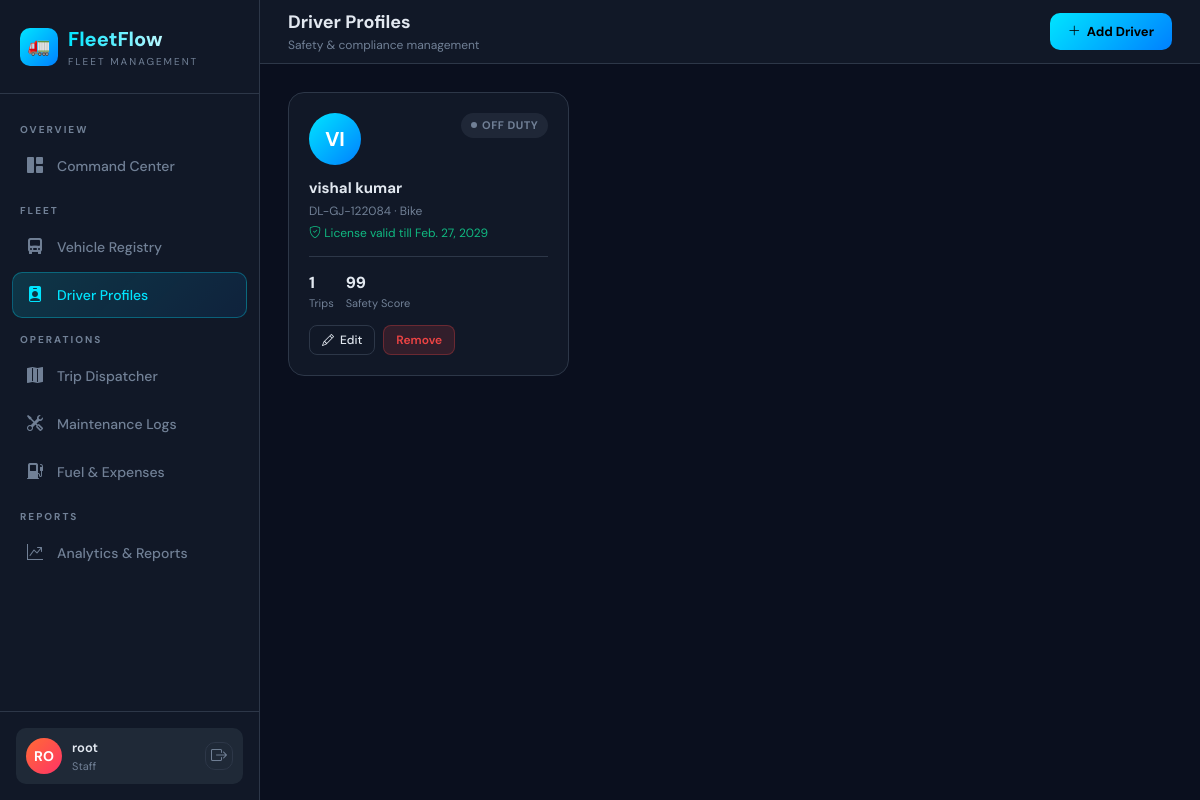
The app's page /drivers/ (signed in) with its own data.
### drivers/models.py (models this page shows, shortened)
class Driver(models.Model):
    STATUS = [
        ('on_duty', 'On Duty'),
        ('off_duty', 'Off Duty'),
        ('suspended', 'Suspended'),
    ]
    LICENSE_CAT = [
        ('truck', 'Truck'),
        ('van', 'Van'),
        ('bike', 'Bike'),
    ]
    name = models.CharField(max_length=100)
    phone = models.CharField(max_length=15)
    license_number = models.CharField(max_length=50, unique=True)
    license_expiry = models.DateField()
    license_category = models.CharField(max_length=10, choices=LICENSE_CAT)
    safety_score = models.FloatField(default=100.0)
    status = models.CharField(max_length=20, choices=STATUS, default='off_duty')
    created_at = models.DateTimeField(auto_now_add=True)
    def is_license_valid(self):
        return self.license_expiry >= date.today()

### drivers/views.py (the view)
# urls.py: path('', views.driver_list, name='driver_list'),
@login_required
def driver_list(request):
    group = get_group(request.user)
    if group not in ['Manager', 'Safety Officer']:
        messages.error(request, 'Access Denied!')
        return redirect_user(group)
    drivers = Driver.objects.all()
    expired_drivers = Driver.objects.filter(
        license_expiry__lt=datetime.date.today()
    )
    return render(request, 'drivers/driver_list.html', {
        'drivers': drivers,
        'expired_drivers': expired_drivers,
    })

### drivers/views.py (called while the page is built)
def get_group(user):
    if user.is_superuser:
        return 'Manager'
    group = user.groups.first()
    return group.name if group else ''

### templates/drivers/driver_list.html (shortened to what this page needs)
{% extends 'base.html' %}
{% block topbar %}
<div class="topbar">
  <div>
    <div class="page-title">Driver Profiles</div>
    <div class="page-subtitle">Safety & compliance management</div>
  </div>
  <div class="topbar-actions">
    <a href="{% url 'driver_add' %}" class="btn-primary-ff">
      <i class="bi bi-plus-lg"></i> Add Driver
    </a>
  </div>
</div>
{% endblock %}
{% block content %}
<div class="grid-3">
  {% for d in drivers %}
  <div class="driver-card fade-up">
    <div style="display:flex;justify-content:space-between;align-items:flex-start">
      <div class="driver-avatar" style="background:linear-gradient(135deg,#00E5FF,#0080FF)">
        {{ d.name|slice:":2"|upper }}
      </div>
      <span class="pill pill-{% if d.status == 'on_duty' %}success{% elif d.status == 'suspended' %}danger{% else %}secondary{% endif %}">
        <span class="pill-dot"></span>{{ d.get_status_display }}
      </span>
    </div>
    <div class="driver-name">{{ d.name }}</div>
    <div class="driver-meta">{{ d.license_number }} · {{ d.get_license_category_display }}</div>
    <div class="driver-meta" style="margin-top:4px;color:{% if d.is_license_valid %}var(--success){% else %}var(--danger){% endif %}">
      <i class="bi bi-shield-{% if d.is_license_valid %}check{% else %}x{% endif %}"></i>
      License {% if d.is_license_valid %}valid till{% else %}EXPIRED on{% endif %} {{ d.license_expiry }}
    </div>
    <div class="driver-stats">
      <div class="driver-stat">
        <span>{{ d.trip_set.filter.count|default:"0" }}</span>Trips
      </div>
      <div class="driver-stat">
        <span>{{ d.safety_score|floatformat:0 }}</span>Safety Score
      </div>
    </div>
    <div style="display:flex;gap:8px;margin-top:14px">
      <a href="{% url 'driver_edit' d.pk %}" class="btn-outline-ff btn-sm-ff">
        <i class="bi bi-pencil"></i> Edit
      </a>
      <a href="{% url 'driver_delete' d.pk %}" class="btn-danger-ff">Remove</a>
    </div>
  </div>
  {% empty %}
  <div style="grid-column:1/-1;text-align:center;padding:60px;color:var(--text-muted)">
    <i class="bi bi-person-badge" style="font-size:48px;display:block;margin-bottom:12px"></i>
    No drivers found. <a href="{% url 'driver_add' %}" style="color:var(--accent)">Add one!</a>
  </div>
  {% endfor %}
</div>
{% endblock %}

### templates/base.html (shortened to what this page needs)
{% load static %}
<!DOCTYPE html>
<html lang="en">
<head>
<link href="https://cdnjs.cloudflare.com/ajax/libs/bootstrap/5.3.2/css/bootstrap.min.css" rel="stylesheet">
<link href="https://cdnjs.cloudflare.com/ajax/libs/bootstrap-icons/1.11.3/font/bootstrap-icons.min.css" rel="stylesheet">
<link rel="stylesheet" href="{% static 'css/main.css' %}">
</head>
<body>
<div style="display:flex">
  <div class="sidebar">
    <div class="sidebar-brand">
      <div class="brand-logo">
        <div class="brand-icon">🚛</div>
        <div>
          <div class="brand-name">FleetFlow</div>
          <div class="brand-tag">Fleet Management</div>
        </div>
      </div>
    </div>
    <nav class="sidebar-nav">
      {% if request.user.is_superuser or request.user.groups.first.name == 'Manager' %}
      <div class="nav-section">Overview</div>
      <a class="nav-item {% if request.resolver_match.url_name == 'dashboard' %}active{% endif %}" href="{% url 'dashboard' %}">
        <i class="bi bi-grid-1x2-fill"></i> Command Center
      </a>
      {% endif %}
      {% if request.user.is_superuser or request.user.groups.first.name == 'Manager' or request.user.groups.first.name == 'Dispatcher' or request.user.groups.first.name == 'Safety Officer' %}
      <div class="nav-section">Fleet</div>
      {% endif %}
      {% if request.user.is_superuser or request.user.groups.first.name == 'Manager' or request.user.groups.first.name == 'Dispatcher' %}
      <a class="nav-item {% if 'vehicle' in request.path %}active{% endif %}" href="{% url 'vehicle_list' %}">
        <i class="bi bi-truck-front-fill"></i> Vehicle Registry
      </a>
      {% endif %}
      {% if request.user.is_superuser or request.user.groups.first.name == 'Manager' or request.user.groups.first.name == 'Safety Officer' %}
      <a class="nav-item {% if 'driver' in request.path %}active{% endif %}" href="{% url 'driver_list' %}">
        <i class="bi bi-person-badge-fill"></i> Driver Profiles
      </a>
      {% endif %}
      {% if request.user.is_superuser or request.user.groups.first.name == 'Manager' or request.user.groups.first.name == 'Dispatcher' %}
      <div class="nav-section">Operations</div>
      <a class="nav-item {% if 'trip' in request.path %}active{% endif %}" href="{% url 'trip_list' %}">
        <i class="bi bi-map-fill"></i> Trip Dispatcher
      </a>
      <a class="nav-item {% if 'maintenance' in request.path %}active{% endif %}" href="{% url 'maintenance_list' %}">
        <i class="bi bi-tools"></i> Maintenance Logs
      </a>
      <a class="nav-item {% if 'expense' in request.path or 'fuel' in request.path %}active{% endif %}" href="{% url 'expense_list' %}">
        <i class="bi bi-fuel-pump-fill"></i> Fuel & Expenses
      </a>
      {% endif %}
      {% if request.user.is_superuser or request.user.groups.first.name == 'Manager' or request.user.groups.first.name == 'Analyst' %}
      <div class="nav-section">Reports</div>
      <a class="nav-item {% if 'analytics' in request.path %}active{% endif %}" href="{% url 'analytics' %}">
        <i class="bi bi-graph-up-arrow"></i> Analytics & Reports
      </a>
      {% endif %}
    </nav>
    <div class="sidebar-footer">
      <div class="user-card">
        <div class="user-avatar">{{ request.user.username|slice:":2"|upper }}</div>
        <div>
          <div class="user-name">{{ request.user.get_full_name|default:request.user.username }}</div>
          <div class="user-role">{{ request.user.groups.first|default:"Staff" }}</div>
        </div>
        <a href="{% url 'logout' %}" class="btn-icon" style="margin-left:auto;width:28px;height:28px">
          <i class="bi bi-box-arrow-right"></i>
        </a>
      </div>
    </div>
  </div>
  <div class="main-content">
    {% block topbar %}{% endblock %}
    <div class="content-area">
      {% block content %}{% endblock %}
    </div>
  </div>
</div>
</body>
</html>

### records on screen
Driver: name "VI", status "OFF DUTY", name "vishal kumar", license_number "DL-GJ-122084", license_category "Bike", shows "valid till", license_expiry "Feb. 27, 2029", trip_set.filter.count "1", safety_score "99"

### other values on screen
{{ request.user.username|slice:":2"|upper }} "RO"
{{ request.user.get_full_name|default:request.user.username }} "root"
{{ request.user.groups.first|default:"Staff" }} "Staff"
